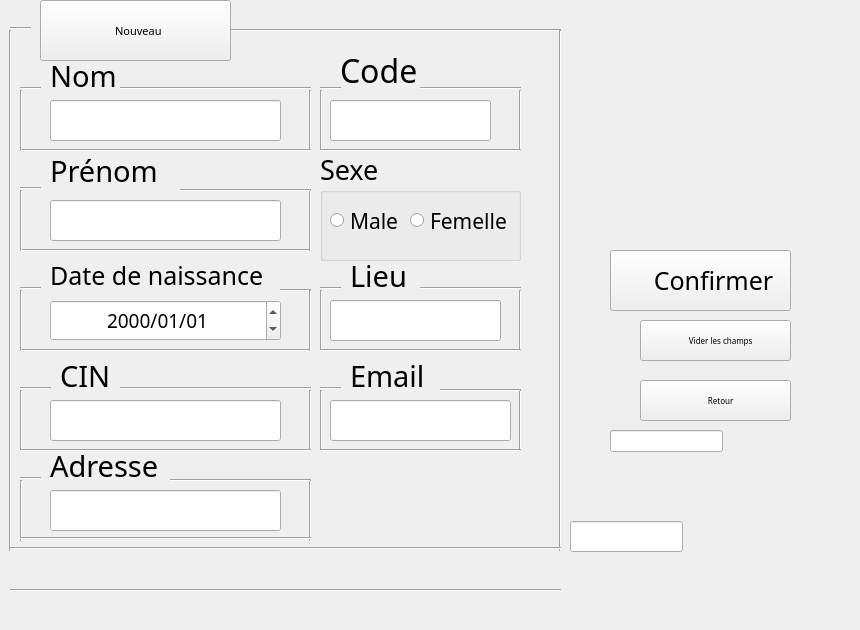
   <widget class="QWidget" name="tab_ajouter_2">
    <property name="font">
     <font>
      <family>Bahnschrift</family>
      <pointsize>8</pointsize>
     </font>
    </property>
    <attribute name="title">
     <string>Ajouter</string>
    </attribute>
    <widget class="QLabel" name="label">
     <property name="geometry">
      <rect>
       <x>0</x>
       <y>-1</y>
       <width>801</width>
       <height>591</height>
      </rect>
     </property>
     <property name="text">
      <string/>
     </property>
    </widget>
    <widget class="Line" name="line_42">
     <property name="geometry">
      <rect>
       <x>300</x>
       <y>90</y>
       <width>20</width>
       <height>61</height>
      </rect>
     </property>
     <property name="orientation">
      <enum>Qt::Vertical</enum>
     </property>
    </widget>
    <widget class="Line" name="line_43">
     <property name="geometry">
      <rect>
       <x>220</x>
       <y>20</y>
       <width>341</width>
       <height>20</height>
      </rect>
     </property>
     <property name="orientation">
      <enum>Qt::Horizontal</enum>
     </property>
    </widget>
    <widget class="Line" name="line_44">
     <property name="geometry">
      <rect>
       <x>510</x>
       <y>290</y>
       <width>20</width>
       <height>61</height>
      </rect>
     </property>
     <property name="orientation">
      <enum>Qt::Vertical</enum>
     </property>
    </widget>
    <widget class="QPushButton" name="pushButton">
     <property name="geometry">
      <rect>
       <x>40</x>
       <y>0</y>
       <width>191</width>
       <height>61</height>
      </rect>
     </property>
     <property name="text">
      <string>  Nouveau</string>
     </property>
    </widget>
    <widget class="Line" name="line_45">
     <property name="geometry">
      <rect>
       <x>20</x>
       <y>140</y>
       <width>291</width>
       <height>20</height>
      </rect>
     </property>
     <property name="orientation">
      <enum>Qt::Horizontal</enum>
     </property>
    </widget>
    <widget class="Line" name="line_46">
     <property name="geometry">
      <rect>
       <x>20</x>
       <y>470</y>
       <width>21</width>
       <height>16</height>
      </rect>
     </property>
     <property name="orientation">
      <enum>Qt::Horizontal</enum>
     </property>
    </widget>
    <widget class="Line" name="line_47">
     <property name="geometry">
      <rect>
       <x>20</x>
       <y>240</y>
       <width>291</width>
       <height>20</height>
      </rect>
     </property>
     <property name="orientation">
      <enum>Qt::Horizontal</enum>
     </property>
    </widget>
    <widget class="QLabel" name="label_18">
     <property name="geometry">
      <rect>
       <x>60</x>
       <y>360</y>
       <width>111</width>
       <height>31</height>
      </rect>
     </property>
     <property name="font">
      <font>
       <family>Bahnschrift</family>
       <pointsize>22</pointsize>
      </font>
     </property>
     <property name="text">
      <string>CIN</string>
     </property>
    </widget>
    <widget class="Line" name="line_48">
     <property name="geometry">
      <rect>
       <x>0</x>
       <y>30</y>
       <width>20</width>
       <height>521</height>
      </rect>
     </property>
     <property name="orientation">
      <enum>Qt::Vertical</enum>
     </property>
    </widget>
    <widget class="QLabel" name="label_19">
     <property name="geometry">
      <rect>
       <x>50</x>
       <y>60</y>
       <width>91</width>
       <height>31</height>
      </rect>
     </property>
     <property name="font">
      <font>
       <family>Bahnschrift</family>
       <pointsize>22</pointsize>
      </font>
     </property>
     <property name="text">
      <string>Nom</string>
     </property>
    </widget>
    <widget class="Line" name="line_49">
     <property name="geometry">
      <rect>
       <x>20</x>
       <y>180</y>
       <width>21</width>
       <height>16</height>
      </rect>
     </property>
     <property name="orientation">
      <enum>Qt::Horizontal</enum>
     </property>
    </widget>
    <widget class="QLineEdit" name="SexeEdit">
     <property name="geometry">
      <rect>
       <x>610</x>
       <y>430</y>
       <width>113</width>
       <height>22</height>
      </rect>
     </property>
    </widget>
    <widget class="QLabel" name="label_2">
     <property name="geometry">
      <rect>
       <x>20</x>
       <y>0</y>
       <width>51</width>
       <height>51</height>
      </rect>
     </property>
     <property name="text">
      <string/>
     </property>
    </widget>
    <widget class="Line" name="line_50">
     <property name="geometry">
      <rect>
       <x>20</x>
       <y>390</y>
       <width>3</width>
       <height>61</height>
      </rect>
     </property>
     <property name="orientation">
      <enum>Qt::Vertical</enum>
     </property>
    </widget>
    <widget class="QGroupBox" name="groupBox_2">
     <property name="geometry">
      <rect>
       <x>320</x>
       <y>150</y>
       <width>201</width>
       <height>111</height>
      </rect>
     </property>
     <property name="font">
      <font>
       <family>Bahnschrift</family>
       <pointsize>20</pointsize>
      </font>
     </property>
     <property name="title">
      <string>Sexe</string>
     </property>
     <widget class="QRadioButton" name="radioMale">
      <property name="geometry">
       <rect>
        <x>10</x>
        <y>50</y>
        <width>81</width>
        <height>41</height>
       </rect>
      </property>
      <property name="font">
       <font>
        <family>Bahnschrift</family>
        <pointsize>16</pointsize>
       </font>
      </property>
      <property name="cursor">
       <cursorShape>ClosedHandCursor</cursorShape>
      </property>
      <property name="text">
       <string>Male</string>
      </property>
     </widget>
     <widget class="QRadioButton" name="radioFemelle">
      <property name="geometry">
       <rect>
        <x>90</x>
        <y>50</y>
        <width>121</width>
        <height>41</height>
       </rect>
      </property>
      <property name="font">
       <font>
        <family>Bahnschrift</family>
        <pointsize>16</pointsize>
       </font>
      </property>
      <property name="cursor">
       <cursorShape>ClosedHandCursor</cursorShape>
      </property>
      <property name="text">
       <string>Femelle</string>
      </property>
     </widget>
    </widget>
    <widget class="Line" name="line_51">
     <property name="geometry">
      <rect>
       <x>20</x>
       <y>340</y>
       <width>291</width>
       <height>20</height>
      </rect>
     </property>
     <property name="orientation">
      <enum>Qt::Horizontal</enum>
     </property>
    </widget>
    <widget class="Line" name="line_52">
     <property name="geometry">
      <rect>
       <x>300</x>
       <y>190</y>
       <width>20</width>
       <height>61</height>
      </rect>
     </property>
     <property name="orientation">
      <enum>Qt::Vertical</enum>
     </property>
    </widget>
    <widget class="Line" name="line_53">
     <property name="geometry">
      <rect>
       <x>300</x>
       <y>390</y>
       <width>20</width>
       <height>61</height>
      </rect>
     </property>
     <property name="orientation">
      <enum>Qt::Vertical</enum>
     </property>
    </widget>
    <widget class="Line" name="line_54">
     <property name="geometry">
      <rect>
       <x>180</x>
       <y>180</y>
       <width>131</width>
       <height>20</height>
      </rect>
     </property>
     <property name="orientation">
      <enum>Qt::Horizontal</enum>
     </property>
    </widget>
    <widget class="QLabel" name="label_21">
     <property name="geometry">
      <rect>
       <x>50</x>
       <y>260</y>
       <width>241</width>
       <height>31</height>
      </rect>
     </property>
     <property name="font">
      <font>
       <family>Bahnschrift</family>
       <pointsize>19</pointsize>
      </font>
     </property>
     <property name="text">
      <string>Date de naissance</string>
     </property>
    </widget>
    <widget class="QPushButton" name="pushButton_2">
     <property name="geometry">
      <rect>
       <x>610</x>
       <y>250</y>
       <width>181</width>
       <height>61</height>
      </rect>
     </property>
     <property name="font">
      <font>
       <family>Bahnschrift</family>
       <pointsize>19</pointsize>
      </font>
     </property>
     <property name="cursor">
      <cursorShape>PointingHandCursor</cursorShape>
     </property>
     <property name="text">
      <string>    Confirmer</string>
     </property>
    </widget>
    <widget class="QLabel" name="label_10">
     <property name="geometry">
      <rect>
       <x>580</x>
       <y>250</y>
       <width>61</width>
       <height>61</height>
      </rect>
     </property>
     <property name="text">
      <string/>
     </property>
    </widget>
    <widget class="Line" name="line_55">
     <property name="geometry">
      <rect>
       <x>20</x>
       <y>440</y>
       <width>291</width>
       <height>20</height>
      </rect>
     </property>
     <property name="orientation">
      <enum>Qt::Horizontal</enum>
     </property>
    </widget>
    <widget class="Line" name="line_56">
     <property name="geometry">
      <rect>
       <x>320</x>
       <y>280</y>
       <width>21</width>
       <height>16</height>
      </rect>
     </property>
     <property name="orientation">
      <enum>Qt::Horizontal</enum>
     </property>
    </widget>
    <widget class="Line" name="line_57">
     <property name="geometry">
      <rect>
       <x>20</x>
       <y>280</y>
       <width>21</width>
       <height>16</height>
      </rect>
     </property>
     <property name="orientation">
      <enum>Qt::Horizontal</enum>
     </property>
    </widget>
    <widget class="Line" name="line_58">
     <property name="geometry">
      <rect>
       <x>550</x>
       <y>30</y>
       <width>20</width>
       <height>521</height>
      </rect>
     </property>
     <property name="orientation">
      <enum>Qt::Vertical</enum>
     </property>
    </widget>
    <widget class="Line" name="line_59">
     <property name="geometry">
      <rect>
       <x>20</x>
       <y>380</y>
       <width>31</width>
       <height>16</height>
      </rect>
     </property>
     <property name="orientation">
      <enum>Qt::Horizontal</enum>
     </property>
    </widget>
    <widget class="QLabel" name="label_23">
     <property name="geometry">
      <rect>
       <x>50</x>
       <y>140</y>
       <width>131</width>
       <height>61</height>
      </rect>
     </property>
     <property name="font">
      <font>
       <family>Bahnschrift</family>
       <pointsize>22</pointsize>
      </font>
     </property>
     <property name="text">
      <string>Prénom</string>
     </property>
    </widget>
    <widget class="QLineEdit" name="LieuEdit">
     <property name="geometry">
      <rect>
       <x>330</x>
       <y>300</y>
       <width>171</width>
       <height>41</height>
      </rect>
     </property>
     <property name="font">
      <font>
       <pointsize>14</pointsize>
      </font>
     </property>
    </widget>
    <widget class="Line" name="line_61">
     <property name="geometry">
      <rect>
       <x>280</x>
       <y>280</y>
       <width>31</width>
       <height>20</height>
      </rect>
     </property>
     <property name="orientation">
      <enum>Qt::Horizontal</enum>
     </property>
    </widget>
    <widget class="Line" name="line_62">
     <property name="geometry">
      <rect>
       <x>420</x>
       <y>280</y>
       <width>101</width>
       <height>16</height>
      </rect>
     </property>
     <property name="orientation">
      <enum>Qt::Horizontal</enum>
     </property>
    </widget>
    <widget class="Line" name="line_63">
     <property name="geometry">
      <rect>
       <x>300</x>
       <y>480</y>
       <width>20</width>
       <height>61</height>
      </rect>
     </property>
     <property name="orientation">
      <enum>Qt::Vertical</enum>
     </property>
    </widget>
    <widget class="Line" name="line_64">
     <property name="geometry">
      <rect>
       <x>320</x>
       <y>290</y>
       <width>3</width>
       <height>61</height>
      </rect>
     </property>
     <property name="orientation">
      <enum>Qt::Vertical</enum>
     </property>
    </widget>
    <widget class="Line" name="line_65">
     <property name="geometry">
      <rect>
       <x>20</x>
       <y>190</y>
       <width>3</width>
       <height>61</height>
      </rect>
     </property>
     <property name="orientation">
      <enum>Qt::Vertical</enum>
     </property>
    </widget>
    <widget class="Line" name="line_66">
     <property name="geometry">
      <rect>
       <x>10</x>
       <y>580</y>
       <width>551</width>
       <height>20</height>
      </rect>
     </property>
     <property name="orientation">
      <enum>Qt::Horizontal</enum>
     </property>
    </widget>
    <widget class="QLineEdit" name="nomEdit">
     <property name="geometry">
      <rect>
       <x>50</x>
       <y>100</y>
       <width>231</width>
       <height>41</height>
      </rect>
     </property>
     <property name="font">
      <font>
       <pointsize>14</pointsize>
      </font>
     </property>
    </widget>
    <widget class="Line" name="line_67">
     <property name="geometry">
      <rect>
       <x>20</x>
       <y>290</y>
       <width>3</width>
       <height>61</height>
      </rect>
     </property>
     <property name="orientation">
      <enum>Qt::Vertical</enum>
     </property>
    </widget>
    <widget class="Line" name="line_68">
     <property name="geometry">
      <rect>
       <x>120</x>
       <y>80</y>
       <width>191</width>
       <height>16</height>
      </rect>
     </property>
     <property name="orientation">
      <enum>Qt::Horizontal</enum>
     </property>
    </widget>
    <widget class="Line" name="line_69">
     <property name="geometry">
      <rect>
       <x>20</x>
       <y>80</y>
       <width>21</width>
       <height>16</height>
      </rect>
     </property>
     <property name="orientation">
      <enum>Qt::Horizontal</enum>
     </property>
    </widget>
    <widget class="QLabel" name="label_24">
     <property name="geometry">
      <rect>
       <x>50</x>
       <y>450</y>
       <width>151</width>
       <height>31</height>
      </rect>
     </property>
     <property name="font">
      <font>
       <family>Bahnschrift</family>
       <pointsize>22</pointsize>
      </font>
     </property>
     <property name="text">
      <string>Adresse</string>
     </property>
    </widget>
    <widget class="Line" name="line_70">
     <property name="geometry">
      <rect>
       <x>320</x>
       <y>340</y>
       <width>201</width>
       <height>20</height>
      </rect>
     </property>
     <property name="orientation">
      <enum>Qt::Horizontal</enum>
     </property>
    </widget>
    <widget class="Line" name="line_71">
     <property name="geometry">
      <rect>
       <x>20</x>
       <y>480</y>
       <width>3</width>
       <height>61</height>
      </rect>
     </property>
     <property name="orientation">
      <enum>Qt::Vertical</enum>
     </property>
    </widget>
    <widget class="QLineEdit" name="adresseEdit">
     <property name="geometry">
      <rect>
       <x>50</x>
       <y>490</y>
       <width>231</width>
       <height>41</height>
      </rect>
     </property>
     <property name="font">
      <font>
       <pointsize>14</pointsize>
      </font>
     </property>
    </widget>
    <widget class="Line" name="line_72">
     <property name="geometry">
      <rect>
       <x>20</x>
       <y>90</y>
       <width>3</width>
       <height>61</height>
      </rect>
     </property>
     <property name="orientation">
      <enum>Qt::Vertical</enum>
     </property>
    </widget>
    <widget class="Line" name="line_73">
     <property name="geometry">
      <rect>
       <x>300</x>
       <y>290</y>
       <width>20</width>
       <height>61</height>
      </rect>
     </property>
     <property name="orientation">
      <enum>Qt::Vertical</enum>
     </property>
    </widget>
    <widget class="Line" name="line_74">
     <property name="geometry">
      <rect>
       <x>170</x>
       <y>470</y>
       <width>141</width>
       <height>20</height>
      </rect>
     </property>
     <property name="orientation">
      <enum>Qt::Horizontal</enum>
     </property>
    </widget>
    <widget class="QLabel" name="label_11">
     <property name="geometry">
      <rect>
       <x>620</x>
       <y>320</y>
       <width>41</width>
       <height>41</height>
      </rect>
     </property>
     <property name="text">
      <string/>
     </property>
    </widget>
    <widget class="QLineEdit" name="CINEdit">
     <property name="geometry">
      <rect>
       <x>50</x>
       <y>400</y>
       <width>231</width>
       <height>41</height>
      </rect>
     </property>
     <property name="font">
      <font>
       <pointsize>14</pointsize>
      </font>
     </property>
    </widget>
    <widget class="Line" name="line_75">
     <property name="geometry">
      <rect>
       <x>120</x>
       <y>380</y>
       <width>191</width>
       <height>16</height>
      </rect>
     </property>
     <property name="orientation">
      <enum>Qt::Horizontal</enum>
     </property>
    </widget>
    <widget class="QPushButton" name="pushButton_3">
     <property name="geometry">
      <rect>
       <x>640</x>
       <y>320</y>
       <width>151</width>
       <height>41</height>
      </rect>
     </property>
     <property name="font">
      <font>
       <pointsize>6</pointsize>
      </font>
     </property>
     <property name="cursor">
      <cursorShape>PointingHandCursor</cursorShape>
     </property>
     <property name="text">
      <string>     Vider les champs</string>
     </property>
    </widget>
    <widget class="QLineEdit" name="prenomEdit">
     <property name="geometry">
      <rect>
       <x>50</x>
       <y>200</y>
       <width>231</width>
       <height>41</height>
      </rect>
     </property>
     <property name="font">
      <font>
       <pointsize>14</pointsize>
      </font>
     </property>
    </widget>
    <widget class="QLabel" name="label_26">
     <property name="geometry">
      <rect>
       <x>350</x>
       <y>260</y>
       <width>101</width>
       <height>31</height>
      </rect>
     </property>
     <property name="font">
      <font>
       <family>Bahnschrift</family>
       <pointsize>22</pointsize>
      </font>
     </property>
     <property name="text">
      <string>Lieu</string>
     </property>
    </widget>
    <widget class="Line" name="line_76">
     <property name="geometry">
      <rect>
       <x>20</x>
       <y>530</y>
       <width>291</width>
       <height>16</height>
      </rect>
     </property>
     <property name="orientation">
      <enum>Qt::Horizontal</enum>
     </property>
    </widget>
    <widget class="Line" name="line_77">
     <property name="geometry">
      <rect>
       <x>10</x>
       <y>540</y>
       <width>551</width>
       <height>16</height>
      </rect>
     </property>
     <property name="orientation">
      <enum>Qt::Horizontal</enum>
     </property>
    </widget>
    <widget class="QLabel" name="label_9">
     <property name="geometry">
      <rect>
       <x>660</x>
       <y>430</y>
       <width>191</width>
       <height>191</height>
      </rect>
     </property>
     <property name="text">
      <string/>
     </property>
    </widget>
    <widget class="QLabel" name="label_12">
     <property name="geometry">
      <rect>
       <x>630</x>
       <y>60</y>
       <width>121</width>
       <height>121</height>
      </rect>
     </property>
     <property name="text">
      <string/>
     </property>
    </widget>
    <widget class="QLabel" name="label_13">
     <property name="geometry">
      <rect>
       <x>620</x>
       <y>30</y>
       <width>51</width>
       <height>51</height>
      </rect>
     </property>
     <property name="text">
      <string/>
     </property>
    </widget>
    <widget class="QDateEdit" name="dateEdit">
     <property name="geometry">
      <rect>
       <x>50</x>
       <y>300</y>
       <width>231</width>
       <height>41</height>
      </rect>
     </property>
     <property name="font">
      <font>
       <pointsize>14</pointsize>
      </font>
     </property>
     <property name="layoutDirection">
      <enum>Qt::LeftToRight</enum>
     </property>
     <property name="alignment">
      <set>Qt::AlignCenter</set>
     </property>
     <property name="displayFormat">
      <string>yyyy/MM/dd</string>
     </property>
    </widget>
    <widget class="Line" name="line_78">
     <property name="geometry">
      <rect>
       <x>320</x>
       <y>90</y>
       <width>3</width>
       <height>61</height>
      </rect>
     </property>
     <property name="orientation">
      <enum>Qt::Vertical</enum>
     </property>
    </widget>
    <widget class="Line" name="line_79">
     <property name="geometry">
      <rect>
       <x>510</x>
       <y>90</y>
       <width>20</width>
       <height>61</height>
      </rect>
     </property>
     <property name="orientation">
      <enum>Qt::Vertical</enum>
     </property>
    </widget>
    <widget class="QLabel" name="label_30">
     <property name="geometry">
      <rect>
       <x>340</x>
       <y>50</y>
       <width>91</width>
       <height>41</height>
      </rect>
     </property>
     <property name="font">
      <font>
       <family>Bahnschrift</family>
       <pointsize>24</pointsize>
      </font>
     </property>
     <property name="text">
      <string>Code</string>
     </property>
    </widget>
    <widget class="Line" name="line_80">
     <property name="geometry">
      <rect>
       <x>320</x>
       <y>80</y>
       <width>21</width>
       <height>16</height>
      </rect>
     </property>
     <property name="orientation">
      <enum>Qt::Horizontal</enum>
     </property>
    </widget>
    <widget class="Line" name="line_81">
     <property name="geometry">
      <rect>
       <x>420</x>
       <y>80</y>
       <width>101</width>
       <height>16</height>
      </rect>
     </property>
     <property name="orientation">
      <enum>Qt::Horizontal</enum>
     </property>
    </widget>
    <widget class="Line" name="line_82">
     <property name="geometry">
      <rect>
       <x>320</x>
       <y>140</y>
       <width>201</width>
       <height>20</height>
      </rect>
     </property>
     <property name="orientation">
      <enum>Qt::Horizontal</enum>
     </property>
    </widget>
    <widget class="QLineEdit" name="CodeEdit">
     <property name="geometry">
      <rect>
       <x>330</x>
       <y>100</y>
       <width>161</width>
       <height>41</height>
      </rect>
     </property>
     <property name="font">
      <font>
       <pointsize>14</pointsize>
      </font>
     </property>
    </widget>
    <widget class="Line" name="line_181">
     <property name="geometry">
      <rect>
       <x>10</x>
       <y>20</y>
       <width>21</width>
       <height>16</height>
      </rect>
     </property>
     <property name="orientation">
      <enum>Qt::Horizontal</enum>
     </property>
    </widget>
    <widget class="QLineEdit" name="EmailEdit">
     <property name="geometry">
      <rect>
       <x>330</x>
       <y>400</y>
       <width>181</width>
       <height>41</height>
      </rect>
     </property>
     <property name="font">
      <font>
       <pointsize>14</pointsize>
      </font>
     </property>
    </widget>
    <widget class="Line" name="line_233">
     <property name="geometry">
      <rect>
       <x>320</x>
       <y>380</y>
       <width>21</width>
       <height>16</height>
      </rect>
     </property>
     <property name="orientation">
      <enum>Qt::Horizontal</enum>
     </property>
    </widget>
    <widget class="Line" name="line_234">
     <property name="geometry">
      <rect>
       <x>320</x>
       <y>390</y>
       <width>3</width>
       <height>61</height>
      </rect>
     </property>
     <property name="orientation">
      <enum>Qt::Vertical</enum>
     </property>
    </widget>
    <widget class="Line" name="line_235">
     <property name="geometry">
      <rect>
       <x>510</x>
       <y>390</y>
       <width>20</width>
       <height>61</height>
      </rect>
     </property>
     <property name="orientation">
      <enum>Qt::Vertical</enum>
     </property>
    </widget>
    <widget class="QLabel" name="label_84">
     <property name="geometry">
      <rect>
       <x>350</x>
       <y>360</y>
       <width>101</width>
       <height>31</height>
      </rect>
     </property>
     <property name="font">
      <font>
       <family>Bahnschrift</family>
       <pointsize>22</pointsize>
      </font>
     </property>
     <property name="text">
      <string>Email</string>
     </property>
    </widget>
    <widget class="Line" name="line_236">
     <property name="geometry">
      <rect>
       <x>320</x>
       <y>440</y>
       <width>201</width>
       <height>20</height>
      </rect>
     </property>
     <property name="orientation">
      <enum>Qt::Horizontal</enum>
     </property>
    </widget>
    <widget class="Line" name="line_237">
     <property name="geometry">
      <rect>
       <x>440</x>
       <y>380</y>
       <width>81</width>
       <height>20</height>
      </rect>
     </property>
     <property name="orientation">
      <enum>Qt::Horizontal</enum>
     </property>
    </widget>
    <widget class="QLineEdit" name="lineEdit">
     <property name="geometry">
      <rect>
       <x>570</x>
       <y>521</y>
       <width>113</width>
       <height>31</height>
      </rect>
     </property>
     <property name="alignment">
      <set>Qt::AlignCenter</set>
     </property>
    </widget>
    <widget class="QPushButton" name="pushButton_5">
     <property name="geometry">
      <rect>
       <x>640</x>
       <y>380</y>
       <width>151</width>
       <height>41</height>
      </rect>
     </property>
     <property name="font">
      <font>
       <pointsize>6</pointsize>
      </font>
     </property>
     <property name="cursor">
      <cursorShape>PointingHandCursor</cursorShape>
     </property>
     <property name="text">
      <string>     Retour</string>
     </property>
    </widget>
    <zorder>SexeEdit</zorder>
    <zorder>label</zorder>
    <zorder>line_42</zorder>
    <zorder>line_43</zorder>
    <zorder>line_44</zorder>
    <zorder>pushButton</zorder>
    <zorder>line_45</zorder>
    <zorder>line_46</zorder>
    <zorder>line_47</zorder>
    <zorder>label_18</zorder>
    <zorder>line_48</zorder>
    <zorder>label_19</zorder>
    <zorder>line_49</zorder>
    <zorder>line_50</zorder>
    <zorder>groupBox_2</zorder>
    <zorder>line_51</zorder>
    <zorder>line_52</zorder>
    <zorder>line_53</zorder>
    <zorder>line_54</zorder>
    <zorder>label_21</zorder>
    <zorder>pushButton_2</zorder>
    <zorder>line_55</zorder>
    <zorder>line_56</zorder>
    <zorder>line_57</zorder>
    <zorder>line_58</zorder>
    <zorder>line_59</zorder>
    <zorder>label_23</zorder>
    <zorder>LieuEdit</zorder>
    <zorder>line_61</zorder>
    <zorder>line_62</zorder>
    <zorder>line_63</zorder>
    <zorder>line_64</zorder>
    <zorder>line_65</zorder>
    <zorder>line_66</zorder>
    <zorder>nomEdit</zorder>
    <zorder>line_67</zorder>
    <zorder>line_68</zorder>
    <zorder>line_69</zorder>
    <zorder>label_24</zorder>
    <zorder>line_70</zorder>
    <zorder>line_71</zorder>
    <zorder>adresseEdit</zorder>
    <zorder>line_72</zorder>
    <zorder>line_73</zorder>
    <zorder>line_74</zorder>
    <zorder>CINEdit</zorder>
    <zorder>line_75</zorder>
    <zorder>pushButton_3</zorder>
    <zorder>prenomEdit</zorder>
    <zorder>label_26</zorder>
    <zorder>line_76</zorder>
    <zorder>line_77</zorder>
    <zorder>label_13</zorder>
    <zorder>dateEdit</zorder>
    <zorder>line_78</zorder>
    <zorder>line_79</zorder>
    <zorder>label_30</zorder>
    <zorder>line_80</zorder>
    <zorder>line_81</zorder>
    <zorder>line_82</zorder>
    <zorder>CodeEdit</zorder>
    <zorder>line_181</zorder>
    <zorder>EmailEdit</zorder>
    <zorder>line_233</zorder>
    <zorder>line_234</zorder>
    <zorder>line_235</zorder>
    <zorder>label_84</zorder>
    <zorder>line_236</zorder>
    <zorder>line_237</zorder>
    <zorder>lineEdit</zorder>
    <zorder>pushButton_5</zorder>
    <zorder>label_2</zorder>
    <zorder>label_10</zorder>
    <zorder>label_11</zorder>
    <zorder>label_9</zorder>
    <zorder>label_12</zorder>
   </widget>
